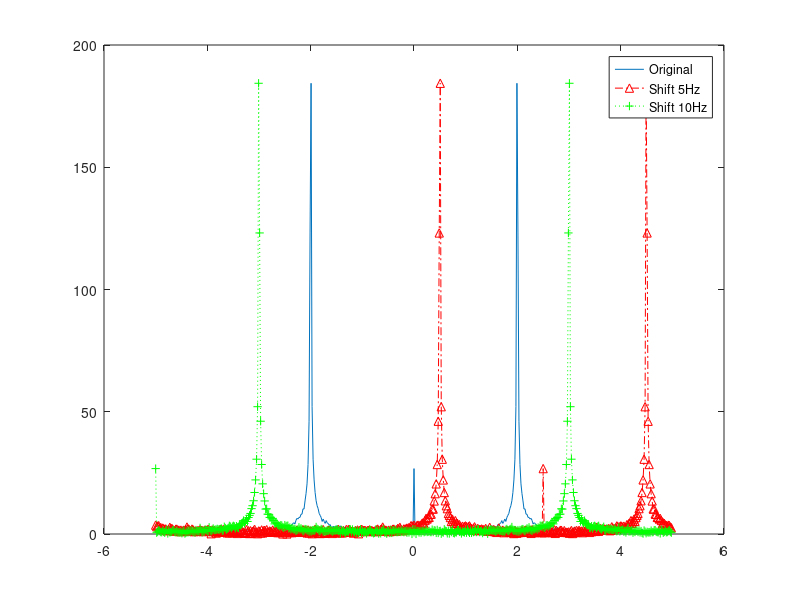

The MATLAB script that drew this image:
%
%   File:      powerspectra11.m
%   Author(s): Horacio Sanson
%   Revision : 2007/10/17
%
%   Description:
%
%     Simple test to see the periodic nature of the DFT.
%     I generate a sin wave and plot it's FFT, then shift the signal
%     by multiplying it by an exponential and plot the FFT again. If we keep shifting
%     the sinusoidal component will wrap around the graph

clear; clc;

%% Create a Sinusoid signal

fc = 2;                        % Signal freq
fs = 10;                       % Sampling Freq
Ts = 1/fs;
N = 512;
n = [0:N-1]'*Ts;
variance = 0.1;
Nfft = 512;
shift = 5;                      % freq shift in Hz
sn_noisy = sin(2*pi*fc.*n) + rand(length(n),1)*variance;

%%Shift the signal


f = [-Nfft/2:Nfft/2-1]*fs/Nfft;

figure(1);
plot(f,fftshift(abs(real(fft(sn_noisy,Nfft)))));
hold on;

ex = exp(j*pi*shift*n);

plot(f,fftshift(abs(real(fft(sn_noisy.*ex,Nfft)))),'r^-.');

ex = exp(-j*pi*2*shift*n);

plot(f,fftshift(abs(real(fft(sn_noisy.*ex,Nfft)))),'g+:');

legend('Original', 'Shift 5Hz', 'Shift 10Hz');
